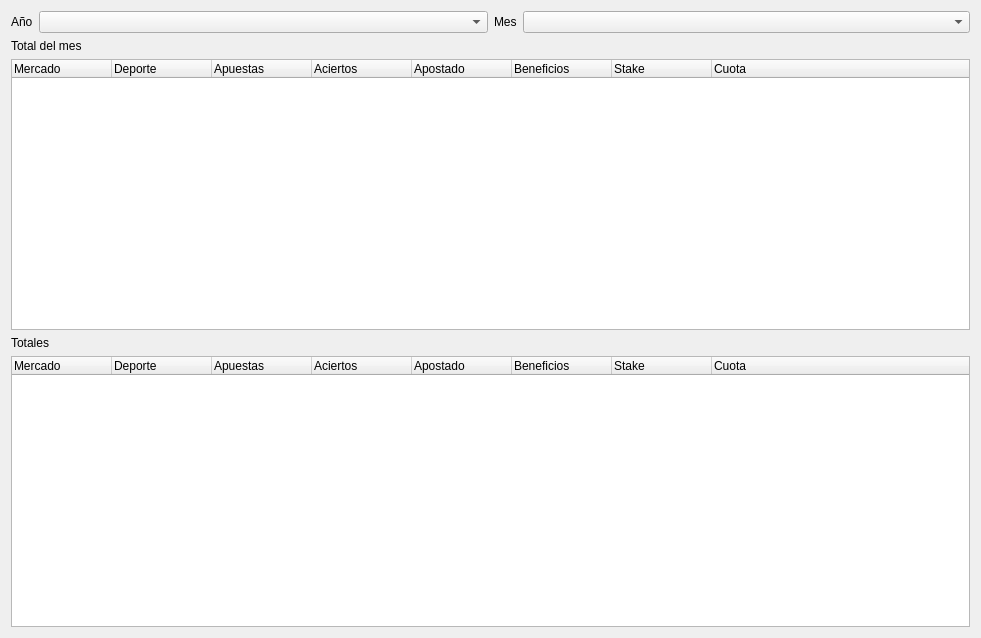
<?xml version="1.0" encoding="UTF-8"?>
<ui version="4.0">
 <class>Form</class>
 <widget class="QWidget" name="Form">
  <property name="geometry">
   <rect>
    <x>0</x>
    <y>0</y>
    <width>981</width>
    <height>638</height>
   </rect>
  </property>
  <property name="windowTitle">
   <string>Form</string>
  </property>
  <layout class="QVBoxLayout" name="verticalLayout">
   <item>
    <layout class="QHBoxLayout" name="horizontalLayout_2">
     <item>
      <layout class="QFormLayout" name="formLayout_4">
       <item row="0" column="0">
        <widget class="QLabel" name="lblYear">
         <property name="text">
          <string>Año</string>
         </property>
        </widget>
       </item>
       <item row="0" column="1">
        <widget class="QComboBox" name="cmbYear"/>
       </item>
      </layout>
     </item>
     <item>
      <layout class="QFormLayout" name="formLayout_2">
       <item row="0" column="0">
        <widget class="QLabel" name="lblMonth">
         <property name="text">
          <string>Mes</string>
         </property>
        </widget>
       </item>
       <item row="0" column="1">
        <widget class="QComboBox" name="cmbMonth"/>
       </item>
      </layout>
     </item>
    </layout>
   </item>
   <item>
    <widget class="QLabel" name="lblTotalMonth">
     <property name="text">
      <string>Total del mes</string>
     </property>
    </widget>
   </item>
   <item>
    <widget class="QTreeWidget" name="treeMonth">
     <property name="locale">
      <locale language="English" country="UnitedStates"/>
     </property>
     <column>
      <property name="text">
       <string>Mercado</string>
      </property>
     </column>
     <column>
      <property name="text">
       <string>Deporte</string>
      </property>
     </column>
     <column>
      <property name="text">
       <string>Apuestas</string>
      </property>
     </column>
     <column>
      <property name="text">
       <string>Aciertos</string>
      </property>
     </column>
     <column>
      <property name="text">
       <string>Apostado</string>
      </property>
     </column>
     <column>
      <property name="text">
       <string>Beneficios</string>
      </property>
     </column>
     <column>
      <property name="text">
       <string>Stake</string>
      </property>
     </column>
     <column>
      <property name="text">
       <string>Cuota</string>
      </property>
     </column>
    </widget>
   </item>
   <item>
    <widget class="QLabel" name="lblTotal">
     <property name="text">
      <string>Totales</string>
     </property>
    </widget>
   </item>
   <item>
    <widget class="QTreeWidget" name="treeTotal">
     <property name="locale">
      <locale language="English" country="UnitedStates"/>
     </property>
     <column>
      <property name="text">
       <string>Mercado</string>
      </property>
     </column>
     <column>
      <property name="text">
       <string>Deporte</string>
      </property>
     </column>
     <column>
      <property name="text">
       <string>Apuestas</string>
      </property>
     </column>
     <column>
      <property name="text">
       <string>Aciertos</string>
      </property>
     </column>
     <column>
      <property name="text">
       <string>Apostado</string>
      </property>
     </column>
     <column>
      <property name="text">
       <string>Beneficios</string>
      </property>
     </column>
     <column>
      <property name="text">
       <string>Stake</string>
      </property>
     </column>
     <column>
      <property name="text">
       <string>Cuota</string>
      </property>
     </column>
    </widget>
   </item>
  </layout>
 </widget>
 <resources/>
 <connections/>
</ui>
